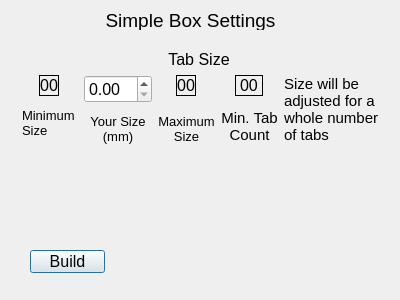
<?xml version="1.0" encoding="UTF-8"?>
<ui version="4.0">
 <class>Dialog</class>
 <widget class="QDialog" name="Dialog">
  <property name="geometry">
   <rect>
    <x>0</x>
    <y>0</y>
    <width>400</width>
    <height>300</height>
   </rect>
  </property>
  <property name="windowTitle">
   <string>Dialog</string>
  </property>
  <widget class="QLabel" name="header">
   <property name="geometry">
    <rect>
     <x>100</x>
     <y>10</y>
     <width>181</width>
     <height>20</height>
    </rect>
   </property>
   <property name="sizePolicy">
    <sizepolicy hsizetype="Fixed" vsizetype="Fixed">
     <horstretch>0</horstretch>
     <verstretch>0</verstretch>
    </sizepolicy>
   </property>
   <property name="font">
    <font>
     <family>Arial</family>
     <pointsize>14</pointsize>
    </font>
   </property>
   <property name="text">
    <string>Simple Box Settings</string>
   </property>
   <property name="alignment">
    <set>Qt::AlignCenter</set>
   </property>
  </widget>
  <widget class="QPushButton" name="buildBtn">
   <property name="geometry">
    <rect>
     <x>30</x>
     <y>250</y>
     <width>75</width>
     <height>23</height>
    </rect>
   </property>
   <property name="sizePolicy">
    <sizepolicy hsizetype="Fixed" vsizetype="Fixed">
     <horstretch>0</horstretch>
     <verstretch>0</verstretch>
    </sizepolicy>
   </property>
   <property name="font">
    <font>
     <family>Arial</family>
     <pointsize>12</pointsize>
    </font>
   </property>
   <property name="text">
    <string>Build</string>
   </property>
   <property name="default">
    <bool>true</bool>
   </property>
  </widget>
  <widget class="QWidget" name="layoutWidget">
   <property name="geometry">
    <rect>
     <x>20</x>
     <y>50</y>
     <width>359</width>
     <height>96</height>
    </rect>
   </property>
   <layout class="QVBoxLayout" name="verticalLayout_4">
    <item alignment="Qt::AlignHCenter">
     <widget class="QLabel" name="tabSizeLbl">
      <property name="sizePolicy">
       <sizepolicy hsizetype="Fixed" vsizetype="Fixed">
        <horstretch>0</horstretch>
        <verstretch>0</verstretch>
       </sizepolicy>
      </property>
      <property name="font">
       <font>
        <family>Arial</family>
        <pointsize>12</pointsize>
       </font>
      </property>
      <property name="text">
       <string>Tab Size</string>
      </property>
      <property name="alignment">
       <set>Qt::AlignCenter</set>
      </property>
     </widget>
    </item>
    <item>
     <layout class="QHBoxLayout" name="horizontalLayout">
      <item>
       <layout class="QVBoxLayout" name="verticalLayout">
        <item alignment="Qt::AlignHCenter">
         <widget class="QLabel" name="minSizeValLbl">
          <property name="sizePolicy">
           <sizepolicy hsizetype="Preferred" vsizetype="Fixed">
            <horstretch>2</horstretch>
            <verstretch>0</verstretch>
           </sizepolicy>
          </property>
          <property name="minimumSize">
           <size>
            <width>20</width>
            <height>0</height>
           </size>
          </property>
          <property name="font">
           <font>
            <family>Arial</family>
            <pointsize>12</pointsize>
           </font>
          </property>
          <property name="frameShape">
           <enum>QFrame::Box</enum>
          </property>
          <property name="text">
           <string>00</string>
          </property>
          <property name="alignment">
           <set>Qt::AlignCenter</set>
          </property>
         </widget>
        </item>
        <item alignment="Qt::AlignHCenter">
         <widget class="QLabel" name="minSizeLbl">
          <property name="minimumSize">
           <size>
            <width>53</width>
            <height>0</height>
           </size>
          </property>
          <property name="font">
           <font>
            <family>Arial</family>
            <pointsize>10</pointsize>
           </font>
          </property>
          <property name="text">
           <string>Minimum
Size</string>
          </property>
         </widget>
        </item>
       </layout>
      </item>
      <item>
       <layout class="QVBoxLayout" name="verticalLayout_2">
        <item alignment="Qt::AlignTop">
         <widget class="QDoubleSpinBox" name="userSizeVal">
          <property name="font">
           <font>
            <family>Arial</family>
            <pointsize>12</pointsize>
           </font>
          </property>
         </widget>
        </item>
        <item alignment="Qt::AlignHCenter">
         <widget class="QLabel" name="userSizeLbl">
          <property name="sizePolicy">
           <sizepolicy hsizetype="Fixed" vsizetype="Fixed">
            <horstretch>0</horstretch>
            <verstretch>0</verstretch>
           </sizepolicy>
          </property>
          <property name="font">
           <font>
            <family>Arial</family>
            <pointsize>10</pointsize>
           </font>
          </property>
          <property name="text">
           <string>Your Size
(mm)</string>
          </property>
          <property name="alignment">
           <set>Qt::AlignCenter</set>
          </property>
         </widget>
        </item>
       </layout>
      </item>
      <item>
       <layout class="QVBoxLayout" name="verticalLayout_3">
        <item alignment="Qt::AlignHCenter|Qt::AlignTop">
         <widget class="QLabel" name="maxSizeVal">
          <property name="sizePolicy">
           <sizepolicy hsizetype="Fixed" vsizetype="Fixed">
            <horstretch>0</horstretch>
            <verstretch>0</verstretch>
           </sizepolicy>
          </property>
          <property name="font">
           <font>
            <family>Arial</family>
            <pointsize>12</pointsize>
           </font>
          </property>
          <property name="frameShape">
           <enum>QFrame::Box</enum>
          </property>
          <property name="text">
           <string>00</string>
          </property>
          <property name="alignment">
           <set>Qt::AlignCenter</set>
          </property>
         </widget>
        </item>
        <item alignment="Qt::AlignHCenter">
         <widget class="QLabel" name="maxSizeLbl">
          <property name="sizePolicy">
           <sizepolicy hsizetype="Fixed" vsizetype="Fixed">
            <horstretch>0</horstretch>
            <verstretch>0</verstretch>
           </sizepolicy>
          </property>
          <property name="font">
           <font>
            <family>Arial</family>
            <pointsize>10</pointsize>
           </font>
          </property>
          <property name="text">
           <string>Maximum
Size</string>
          </property>
          <property name="alignment">
           <set>Qt::AlignCenter</set>
          </property>
         </widget>
        </item>
       </layout>
      </item>
      <item>
       <layout class="QVBoxLayout" name="verticalLayout_5">
        <item alignment="Qt::AlignHCenter|Qt::AlignTop">
         <widget class="QLabel" name="tabCtVal">
          <property name="sizePolicy">
           <sizepolicy hsizetype="Fixed" vsizetype="Fixed">
            <horstretch>0</horstretch>
            <verstretch>0</verstretch>
           </sizepolicy>
          </property>
          <property name="font">
           <font>
            <family>Arial</family>
            <pointsize>12</pointsize>
           </font>
          </property>
          <property name="frameShape">
           <enum>QFrame::Box</enum>
          </property>
          <property name="text">
           <string>00</string>
          </property>
         </widget>
        </item>
        <item>
         <widget class="QLabel" name="tabCtLbl">
          <property name="sizePolicy">
           <sizepolicy hsizetype="Fixed" vsizetype="Fixed">
            <horstretch>0</horstretch>
            <verstretch>0</verstretch>
           </sizepolicy>
          </property>
          <property name="font">
           <font>
            <family>Arial</family>
            <pointsize>11</pointsize>
           </font>
          </property>
          <property name="text">
           <string>Min. Tab
Count</string>
          </property>
          <property name="alignment">
           <set>Qt::AlignCenter</set>
          </property>
         </widget>
        </item>
       </layout>
      </item>
      <item>
       <widget class="QLabel" name="sizeNote">
        <property name="sizePolicy">
         <sizepolicy hsizetype="Fixed" vsizetype="Fixed">
          <horstretch>0</horstretch>
          <verstretch>0</verstretch>
         </sizepolicy>
        </property>
        <property name="font">
         <font>
          <family>Arial</family>
          <pointsize>11</pointsize>
         </font>
        </property>
        <property name="text">
         <string>Size will be
adjusted for a
whole number
of tabs</string>
        </property>
       </widget>
      </item>
     </layout>
    </item>
   </layout>
  </widget>
 </widget>
 <resources/>
 <connections/>
</ui>
